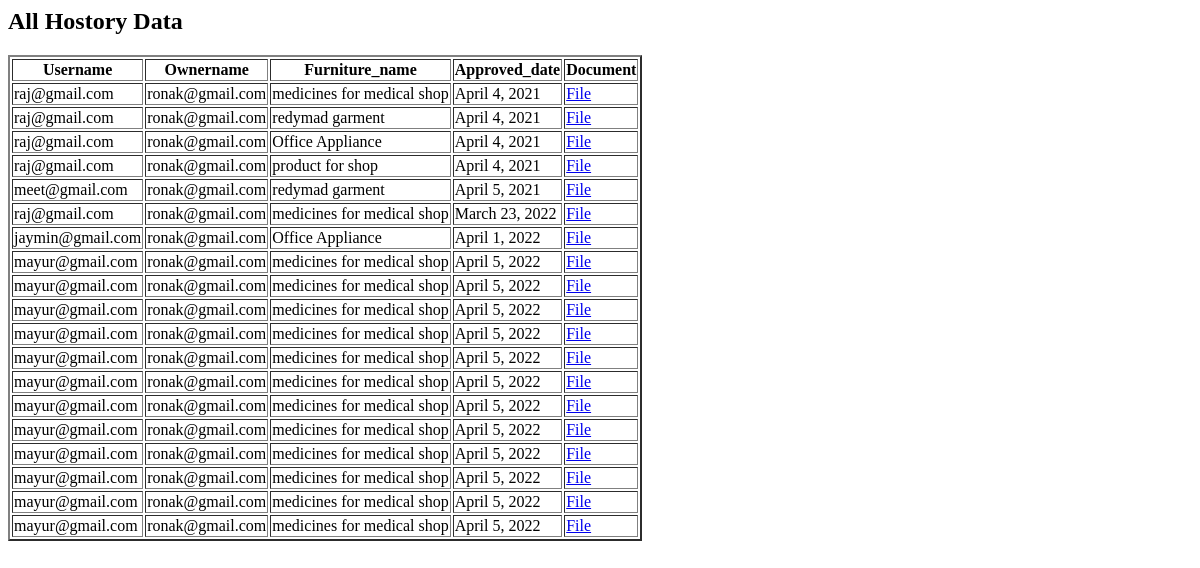
The app's page /userbuy/ (signed in), older data.
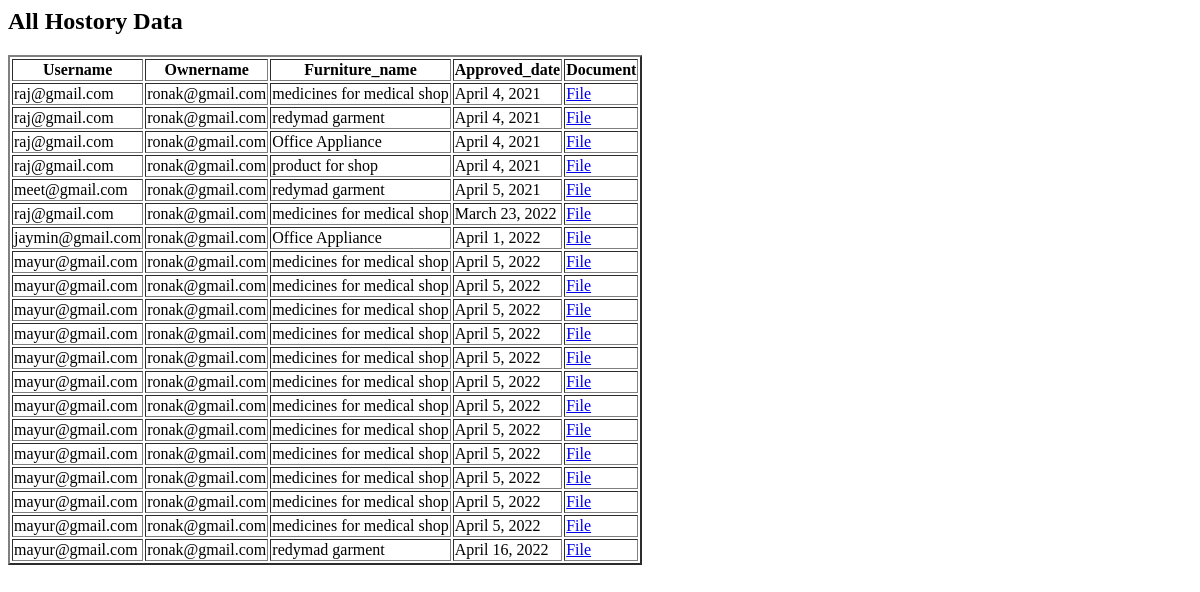
The same page, newer data.
### mainapp/models.py (models this page shows, shortened)
class Booking(models.Model):
    user_id=models.ForeignKey(UserRegistration,on_delete=models.CASCADE)
    owner_id=models.ForeignKey(OwnerDetails,on_delete=models.CASCADE,null=True)
    prop_id=models.ForeignKey(ListingModel,on_delete=models.CASCADE)
    document=models.FileField(upload_to='file/')
    boked=models.BooleanField(default=False)
    date=models.DateField(null=True)

class UserRegistration(models.Model):
    full_name = models.CharField(max_length = 50)
    mobile_num = models.IntegerField()
    email_id = models.EmailField(unique=True)
    password = models.CharField(max_length=50)
    is_approved=models.BooleanField(default=False)
    def __str__(self):
        return self.email_id

class OwnerDetails(models.Model):
    Ownername=models.CharField(max_length=30)
    Owneremail=models.EmailField(unique=True)
    Ownerphone=models.PositiveIntegerField()
    Ownerstate=models.CharField(max_length=30)
    password=models.CharField(max_length=10)
    Amount=models.IntegerField(default=1)
    Approved=models.BooleanField(default=False)
    def __str__(self):
        return self.Owneremail

class ListingModel(models.Model):
    email_id = models.CharField(max_length=50,blank=True, null=True)
    view_count = models.IntegerField(default = 0)
    property_id = models.IntegerField(default=0)
    title = models.CharField(max_length=50)
    address = models.TextField(max_length=200)
    price = models.IntegerField(default=0)
    image = models.ImageField(upload_to = "images/")
    video=models.FileField(upload_to="video/",default='',null=True,blank=True)
    description = models.TextField(max_length=500)
    country = models.CharField("Area",max_length=50)
    city_type = models.CharField(max_length=50)
    rooms = models.IntegerField(default=0)
    AC = models.BooleanField(default=False)
    verified = models.BooleanField(default=False)
    available = models.BooleanField(default=True)
    def __str__(self):
        return self.title

### mainapp/views.py (the view)
# urls.py: path('userbuy/',userbuy,name='userbuy'),
def userbuy(request):
    if 'Owneremail' in request.session.keys():
        owner=OwnerDetails.objects.get(Owneremail=request.session['Owneremail'])
        mod=Booking.objects.filter(owner_id=owner)
        return render(request,'userbuy.html',{'owner':owner,'mod':mod})
    else:
        return redirect('ownerlogin')

### mainapp/templates/userbuy.html
<html>
    <head>
        <h2>All Hostory Data</h2>
    </head>
    <table border="2px">
        <thead>
            <th>Username</th>
            <th>Ownername</th>
            <th>Furniture_name</th>
            <th>Approved_date</th>
            <th>Document</th>
        </thead>
        <tbody>
            {% for i in mod %}
            <tr>
                <td>{{i.user_id}}</td>
                <td>{{i.owner_id}}</td>
                <td>{{i.prop_id}}</td>
                <td>{{i.date}}</td>
                <td>
                    <object data="{{i.document.url}}" type="application/pdf,.zip,.rar,.7zip" width="150" height="200">
                        <a target="_blank" href="{{i.document.url}}">File</a>
                      </object>
                </td>
            </tr>
            {% endfor %}
        </tbody>
    </table>
</html>

Row changes from the older to the newer data that the page shows:
added Booking: user_id "mayur@gmail.com", owner_id "ronak@gmail.com", prop_id "redymad garment", date "April 16, 2022"
